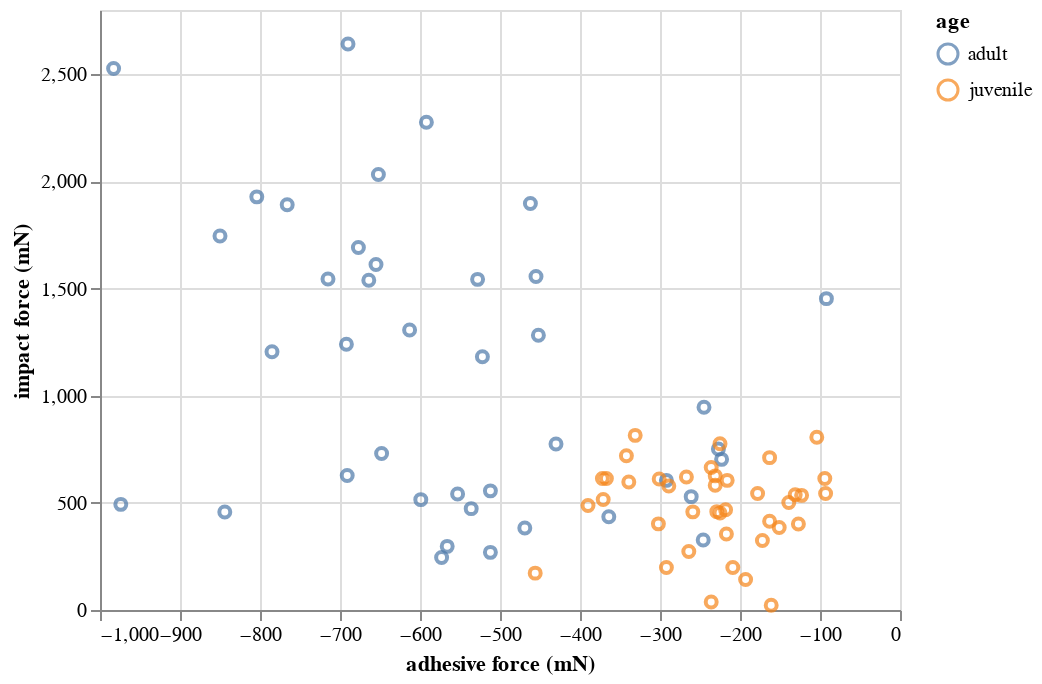

The notebook cell saved with this chart:
### Code cell
alt.Chart(df
    ).mark_point(
    ).encode(
        x='adhesive force (mN):Q',
        y='impact force (mN):Q',
        color='age:N'
)
